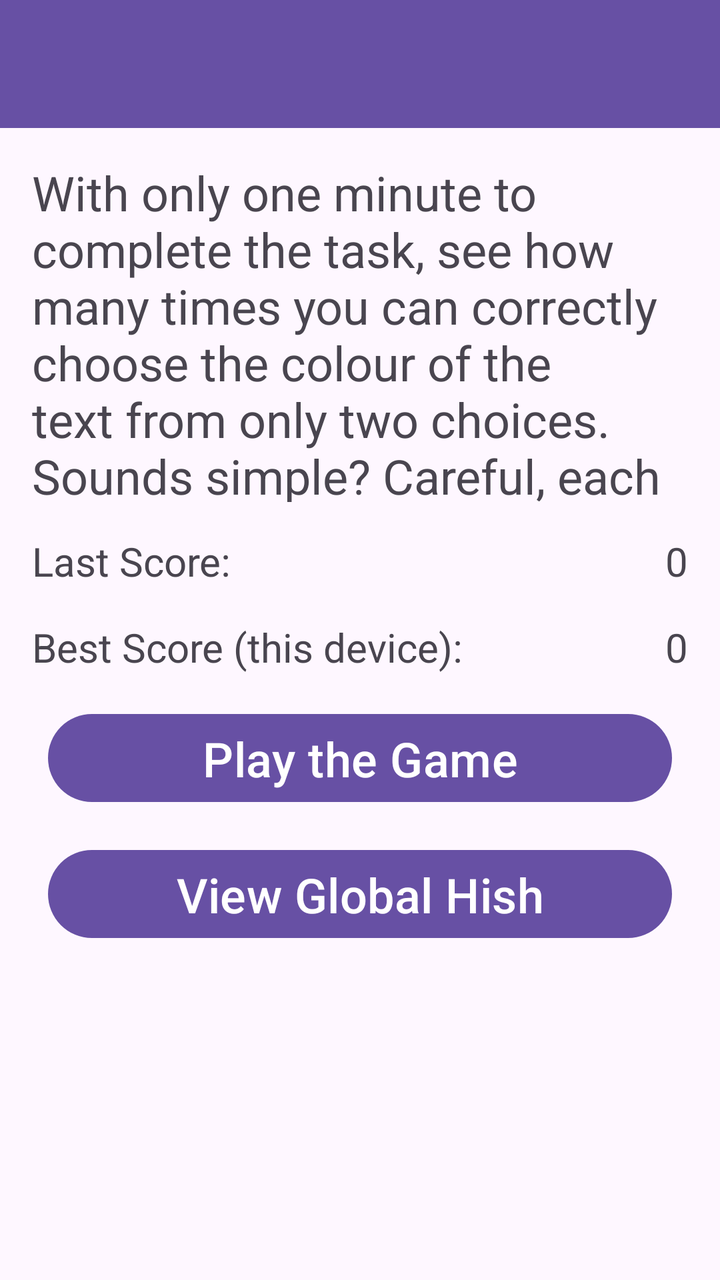
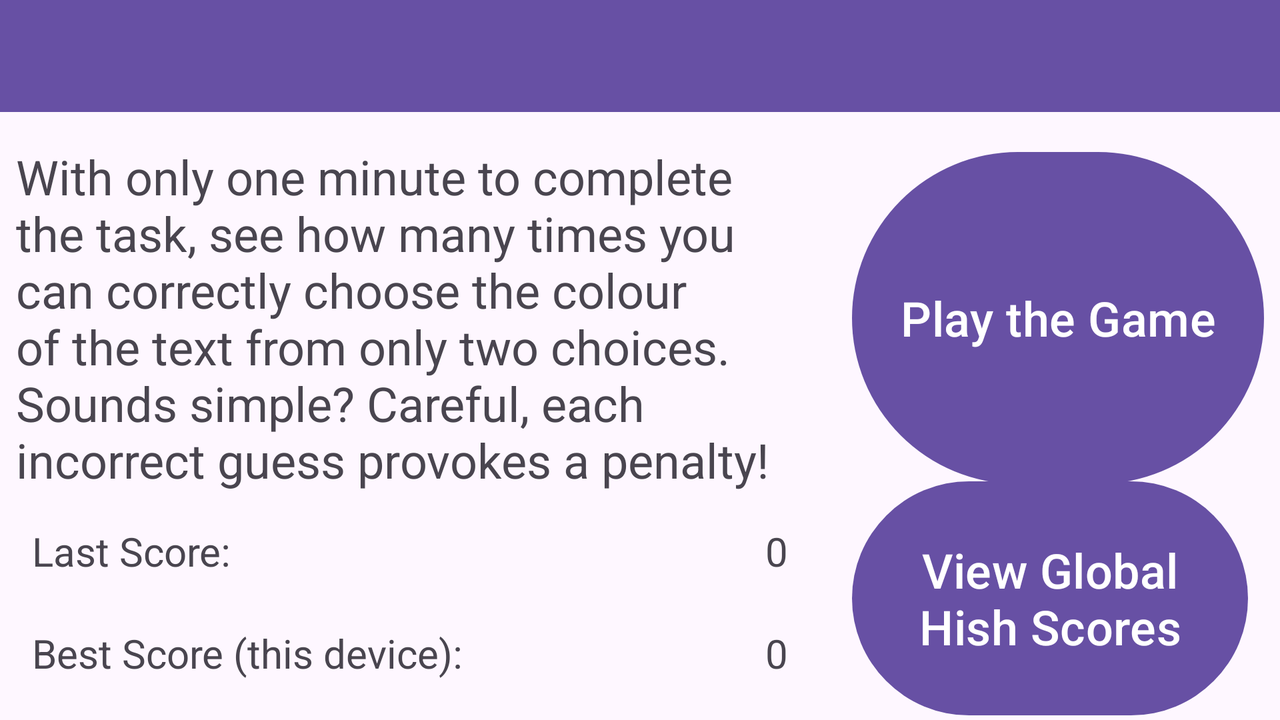

One screen, two layout resources from the same app: the default and the repository's alternative for another configuration. Each is rendered where Android would select it; the XML of both is given below.
<!-- AndroidManifest.xml: application theme Theme.WhatColour -->
<!-- res/layout/activity_main.xml -->
<?xml version="1.0" encoding="utf-8"?>
<androidx.constraintlayout.widget.ConstraintLayout xmlns:android="http://schemas.android.com/apk/res/android"
    xmlns:app="http://schemas.android.com/apk/res-auto"
    xmlns:tools="http://schemas.android.com/tools"
    android:layout_width="match_parent"
    android:layout_height="match_parent"
    tools:context=".MainActivity">

    <androidx.appcompat.widget.Toolbar
        android:id="@+id/toolbar"
        android:layout_width="0dp"
        android:layout_height="64dp"
        android:background="?attr/colorPrimary"
        android:minHeight="?attr/actionBarSize"
        android:theme="?attr/actionBarTheme"
        app:layout_constraintEnd_toEndOf="parent"
        app:layout_constraintStart_toStartOf="parent"
        app:layout_constraintTop_toTopOf="parent" />

    <TextView
        android:id="@+id/txt_instructions"
        android:layout_width="0dp"
        android:layout_height="171dp"
        android:layout_marginStart="16dp"
        android:layout_marginTop="16dp"
        android:layout_marginEnd="16dp"
        android:text="@string/instructions"
        android:textSize="24sp"
        app:layout_constraintEnd_toEndOf="parent"
        app:layout_constraintStart_toStartOf="parent"
        app:layout_constraintTop_toBottomOf="@+id/toolbar" />

    <TextView
        android:id="@+id/txt_local_last_score_label"
        android:layout_width="0dp"
        android:layout_height="27dp"
        android:layout_marginStart="16dp"
        android:layout_marginTop="16dp"
        android:text="@string/last_local_score_label"
        android:textSize="20sp"
        app:layout_constraintStart_toStartOf="parent"
        app:layout_constraintTop_toBottomOf="@+id/txt_instructions" />

    <TextView
        android:id="@+id/txt_local_last_score"
        android:layout_width="0dp"
        android:layout_height="27dp"
        android:layout_marginTop="16dp"
        android:layout_marginEnd="16dp"
        android:text="0"
        android:textSize="20sp"
        app:layout_constraintEnd_toEndOf="parent"
        app:layout_constraintTop_toBottomOf="@+id/txt_instructions" />

    <TextView
        android:id="@+id/txt_local_best_score_label"
        android:layout_width="0dp"
        android:layout_height="27dp"
        android:layout_marginStart="16dp"
        android:layout_marginTop="16dp"
        android:text="@string/best_local_score_label"
        android:textSize="20sp"
        app:layout_constraintStart_toStartOf="parent"
        app:layout_constraintTop_toBottomOf="@+id/txt_local_last_score_label" />

    <TextView
        android:id="@+id/txt_local_best_score"
        android:layout_width="0dp"
        android:layout_height="27dp"
        android:layout_marginTop="16dp"
        android:layout_marginEnd="16dp"
        android:text="0"
        android:textSize="20sp"
        app:layout_constraintEnd_toEndOf="parent"
        app:layout_constraintTop_toBottomOf="@+id/txt_local_last_score" />

    <Button
        android:id="@+id/btn_play_game"
        android:layout_width="0dp"
        android:layout_height="52dp"
        android:layout_marginStart="24dp"
        android:layout_marginTop="16dp"
        android:layout_marginEnd="24dp"
        android:text="@string/play_game_button"
        android:textSize="24sp"
        app:layout_constraintEnd_toEndOf="parent"
        app:layout_constraintStart_toStartOf="parent"
        app:layout_constraintTop_toBottomOf="@+id/txt_local_best_score_label" />

    <Button
        android:id="@+id/btn_global_scores"
        android:layout_width="0dp"
        android:layout_height="52dp"
        android:layout_marginStart="24dp"
        android:layout_marginTop="16dp"
        android:layout_marginEnd="24dp"
        android:text="@string/global_score_button"
        android:textSize="24sp"
        app:layout_constraintEnd_toEndOf="parent"
        app:layout_constraintStart_toStartOf="parent"
        app:layout_constraintTop_toBottomOf="@+id/btn_play_game" />
</androidx.constraintlayout.widget.ConstraintLayout>
<!-- resources referenced by this layout -->
<resources>
  <string name="best_local_score_label">Best Score (this device):</string>
  <string name="global_score_button">View Global Hish Scores</string>
  <string name="instructions">With only one minute to complete the
      task, see how many times you can correctly
      choose the colour of the text
      from only two choices. Sounds simple?
      Careful, each incorrect guess provokes
      a penalty!</string>
  <string name="last_local_score_label">Last Score:</string>
  <string name="play_game_button">Play the Game</string>
  <style name="Theme.WhatColour" parent="Base.Theme.WhatColour" />
  <style name="Base.Theme.WhatColour" parent="Theme.Material3.DayNight.NoActionBar">
          
          
      </style>
</resources>
<!-- res/layout-land/activity_main.xml (the repository's variant of the layout above) -->
<!-- drawn on the phone turned sideways -->
<?xml version="1.0" encoding="utf-8"?>
<androidx.constraintlayout.widget.ConstraintLayout xmlns:android="http://schemas.android.com/apk/res/android"
    xmlns:app="http://schemas.android.com/apk/res-auto"
    xmlns:tools="http://schemas.android.com/tools"
    android:layout_width="match_parent"
    android:layout_height="match_parent"
    tools:context=".MainActivity">

    <androidx.appcompat.widget.Toolbar
        android:id="@+id/toolbar"
        android:layout_width="0dp"
        android:layout_height="56dp"
        android:background="?attr/colorPrimary"
        android:minHeight="?attr/actionBarSize"
        android:theme="?attr/actionBarTheme"
        app:layout_constraintEnd_toEndOf="parent"
        app:layout_constraintStart_toStartOf="parent"
        app:layout_constraintTop_toTopOf="parent" />

    <TextView
        android:id="@+id/txt_instructions"
        android:layout_width="0dp"
        android:layout_height="wrap_content"
        android:layout_marginStart="8dp"
        android:layout_marginTop="16dp"
        android:layout_marginEnd="16dp"
        android:text="@string/instructions"
        android:textSize="24sp"
        app:layout_constraintEnd_toStartOf="@+id/btn_play_game"
        app:layout_constraintStart_toStartOf="parent"
        app:layout_constraintTop_toBottomOf="@+id/toolbar" />

    <Button
        android:id="@+id/btn_play_game"
        android:layout_width="wrap_content"
        android:layout_height="0dp"
        android:layout_marginStart="16dp"
        android:layout_marginTop="16dp"
        android:layout_marginEnd="8dp"
        android:text="@string/play_game_button"
        android:textSize="24sp"
        app:layout_constraintBottom_toBottomOf="@+id/txt_instructions"
        app:layout_constraintEnd_toEndOf="parent"
        app:layout_constraintStart_toEndOf="@+id/txt_instructions"
        app:layout_constraintTop_toBottomOf="@+id/toolbar" />

    <TextView
        android:id="@+id/txt_local_last_score_label"
        android:layout_width="0dp"
        android:layout_height="27dp"
        android:layout_marginStart="16dp"
        android:layout_marginTop="16dp"
        android:text="@string/last_local_score_label"
        android:textSize="20sp"
        app:layout_constraintStart_toStartOf="parent"
        app:layout_constraintTop_toBottomOf="@+id/txt_instructions" />

    <TextView
        android:id="@+id/txt_local_last_score"
        android:layout_width="wrap_content"
        android:layout_height="27dp"
        android:layout_marginTop="16dp"
        android:text="0"
        android:textSize="20sp"
        app:layout_constraintEnd_toEndOf="@+id/txt_instructions"
        app:layout_constraintTop_toBottomOf="@+id/txt_instructions" />

    <TextView
        android:id="@+id/txt_local_best_score_label"
        android:layout_width="0dp"
        android:layout_height="27dp"
        android:layout_marginStart="16dp"
        android:layout_marginTop="24dp"
        android:text="@string/best_local_score_label"
        android:textSize="20sp"
        app:layout_constraintStart_toStartOf="parent"
        app:layout_constraintTop_toBottomOf="@+id/txt_local_last_score_label" />

    <TextView
        android:id="@+id/txt_local_best_score"
        android:layout_width="wrap_content"
        android:layout_height="27dp"
        android:layout_marginTop="24dp"
        android:text="0"
        android:textSize="20sp"
        app:layout_constraintEnd_toEndOf="@+id/txt_instructions"
        app:layout_constraintTop_toBottomOf="@+id/txt_local_last_score" />

    <Button
        android:id="@+id/btn_global_scores"
        android:layout_width="0dp"
        android:layout_height="125dp"
        android:layout_marginTop="24dp"
        android:layout_marginEnd="16dp"
        android:layout_marginBottom="32dp"
        android:text="@string/global_score_button"
        android:textSize="24sp"
        app:layout_constraintBottom_toBottomOf="parent"
        app:layout_constraintEnd_toEndOf="parent"
        app:layout_constraintStart_toStartOf="@+id/btn_play_game"
        app:layout_constraintTop_toBottomOf="@+id/btn_play_game" />
</androidx.constraintlayout.widget.ConstraintLayout>
